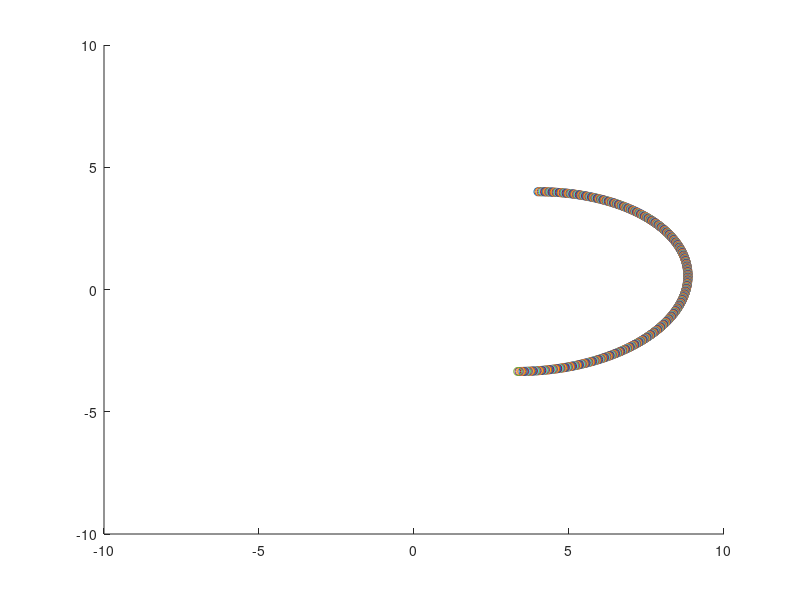

Recreate this plot in MATLAB.
x=4;y=4; deltat=10;
theta=0; v=0.0036;
vx=v*cos(theta); vy=v*sin(theta);
G=9.63e-7; Me=83.3; Mm=1; Rm=1; Re=3.7;
xe=0; ye=0; xm=0; ym=222;
t=0

while t<6000

    scatter(x,y)
    axis([-10 10 -10 10])
    hold on
    
    ax=-G*Me*(x)/(sqrt(x^2+y^2))^3;
    ay=-G*Me*(y)/(sqrt(x^2+y^2))^3;
    
    vx=vx+deltat*ax;
    vy=vy+deltat*ay;
    
    x=x+deltat*vx
    y=y+deltat*vy
    t=t+deltat
    
end